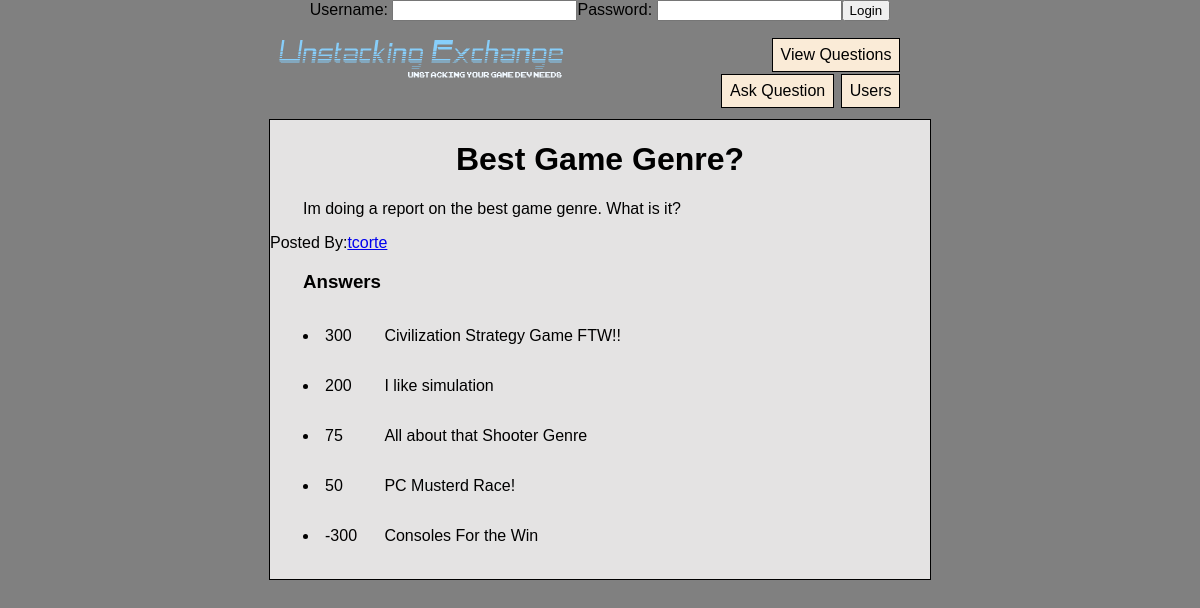
The page /QuestionView.php?id=5 on the database its author committed.
### tables this page shows
CREATE TABLE `Questions` (
  `id` int(11) NOT NULL AUTO_INCREMENT,
  `questionScore` int(250) NOT NULL,
  `questionTitle` varchar(250) NOT NULL,
  `questionBody` varchar(8000) NOT NULL,
  `questionPoster` varchar(250) NOT NULL,
  PRIMARY KEY (`id`)
);

CREATE TABLE `Answers` (
  `AnswerID` int(11) NOT NULL AUTO_INCREMENT,
  `questionID` int(250) NOT NULL,
  `answerScore` int(250) NOT NULL,
  `answerBody` varchar(2000) NOT NULL,
  `answerPoster` varchar(250) NOT NULL,
  `bestAnswer` int (1) NOT NULL,
  PRIMARY KEY (`AnswerID`)
);

### QuestionView.php (the view, shortened to what this page needs)
<?php
require('PHP/Connect.php');
?>
<!DOCTYPE html>
<html lang="en">
    <head>
        <link rel="stylesheet" type="text/css" href="CSS/stylesheet.css">
    </head>
    <body>
        <div id="Header">
            <?PHP
                    if (isset($_SESSION["USER"]))
                    {
                        echo "<form class=\"FormLogin\" action=\"PHP/Logout.php\" method=\"post\">";
                        echo "<b>Welcome: <a href=\"profile.php?id=\"".$_SESSION["USERID"]."\">".$_SESSION["USER"]."</a></b>";
                        echo "&nbsp&nbsp&nbsp";
                        echo "<input type=\"submit\" name=\"submit\" value=\"Logout\">";
                        echo "</form>";
                    }
                    else
                    {
                        echo "<form class=\"FormLogin\" action=\"PHP/Login.php\" method=\"post\">";
                        echo "Username: <input type=\"text\" name=\"LoginUsername\">";
                        echo "Password: <input type=\"password\" name=\"LoginPassword\">";
                        echo "<input type=\"submit\" name=\"submit\" value=\"Login\">";
                        echo "</form>";
                    }
                ?>
            <div class="Navigation">
                <h1>
                    <a href="index.php"><img src="images/Logo.png" class="logo"></a>
                </h1>
                <ul>
                    <li><a href="questions.php">View Questions</a></li>
                    <li><A href="ask.php">Ask Question</a></li>
                    <li><a href="users.php">Users</a></li>
                </ul>
            </div>
        </div>
        <div id="Container">
            <div id="Content">
                <?php
                    $sql = "SELECT * FROM Questions WHERE id='".$_GET["id"] . "'";
                    $sqlA = "SELECT * FROM Answers WHERE questionID='".$_GET["id"]."' ORDER BY answerScore DESC";
                    $sqlU = "SELECT * FROM UserProfile";
                    $result = mysqli_query($conn, $sql);
                    $resultA = mysqli_query($conn, $sqlA);
                    $resultU = mysqli_query($conn, $sqlU);
                    if (mysqli_num_rows($result) > 0)
                    {
                        while ($row = mysqli_fetch_assoc($result))
                        {
                                echo "<div id=\"QuestionTitle\">";
                                echo "<h1>" . $row["questionTitle"] . "</h1>";
                                echo "</div>";
                                echo "<div id=\"QuestionBody\">";
                                echo "<p>";
                                echo $row["questionBody"];
                                echo "</p>";
                                echo "</div>";
                                echo "<div>";
                                echo "Posted By:";
                                if (mysqli_num_rows($resultU) > 0)
                                {
                                    while ($rowU = mysqli_fetch_assoc($resultU))
                                    {
                                        if ($row["questionPoster"] == $rowU["username"])
                                        {
                                            echo "<a href=\"profile.php?id=".$rowU["id"]."\">";
                                        }
                                    }
                                }
                                echo $row["questionPoster"]."</a>";
                                echo "</div>";
                                echo "<div id=\"Answers\">";
                                echo "<h3>Answers</h3>";
                                echo "<div>";
                                if (mysqli_num_rows($resultA) > 0)
                                {
                                    while ($rowA = mysqli_fetch_assoc($resultA))
                                    {
                                        if (isset($_SESSION["USER"]))
                                        {
                                            echo "<li><p id=\"AnswerScore\">".$rowA["answerScore"]."</p><p id=\"AnswerText\">".$rowA["answerBody"]."</p></li>";
                                        }
                                        else
                                        {
                                            echo "<li><p id=\"AnswerScore\">".$rowA["answerScore"]."<p id=\"AnswerText\">".$rowA["answerBody"]."</p></li>";
                                        }
                                    }
                                }
                                echo "<br />";
                        }
                    }
                    echo "</div>";
                    echo "</div>";
                ?>
            </div>
        </div>
    </body>
</html>

### CSS/stylesheet.css (style rules this page uses)
body { background: Gray; margin: 0; padding: 0; text-align: center; color: #000000; font-family: Arial, Helvetica, sans-serif; font-size: 100%; }
#Container { width:55%; margin:10px auto; text-align: left; background-color: #E4E3E3; border: 1px solid #000000; }
#Content { width: 100%; height: 100%; overflow: hidden; }
.Navigation { width:55%; margin:auto; text-align: left; }
.Navigation h1 { display: inline-block; width: 60%; margin: 0; padding: 0; }
.logo { width: 300px; height: 75px; }
.Navigation ul { display: inline-block; width: 35%; text-align: right; margin: 0; padding: 0; }
.Navigation ul li { display: inline-block; border: 1px solid black; margin: 1px; background: #FAEBD7; }
.Navigation ul li a { display: block; text-decoration: none; text-align: center; padding: 7px 8px; color: black; }
#QuestionBody { margin: auto; width: 90%; }
#QuestionTitle { text-align: center; margin: auto; }
#Answers { width: 90%; margin: auto; }
#AnswerScore { width: 10%; display: inline-block; }
#AnswerText { width: 80%; display: inline-block; }

### rows shown on the page
questions: questionTitle "Best Game Genre?", questionBody "Im doing a report on the best game genre. What is it?", questionPoster "tcorte"
answers: answerScore "300", answerBody "Civilization Strategy Game FTW!!"
answers: answerScore "200", answerBody "I like simulation"
answers: answerScore "75", answerBody "All about that Shooter Genre"
answers: answerScore "50", answerBody "PC Musterd Race!"
answers: answerScore "-300", answerBody "Consoles For the Win"
